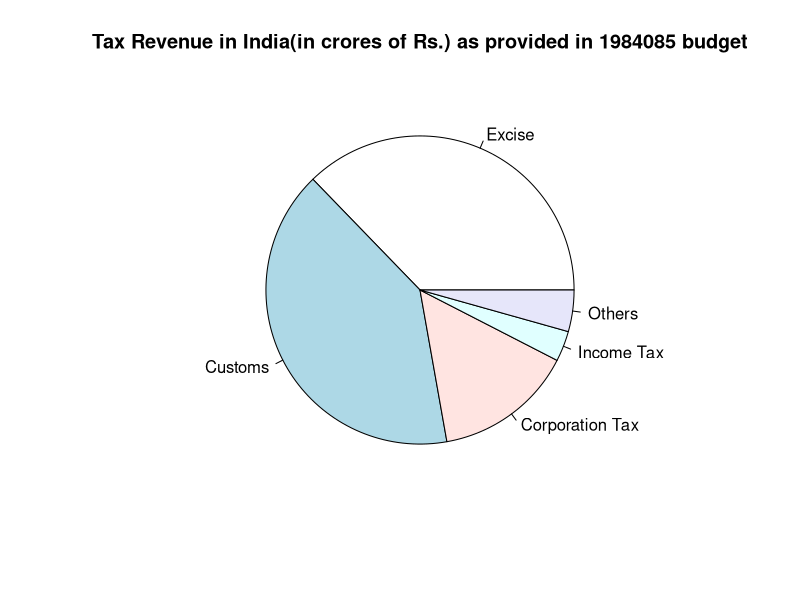

R code for this plot:
annual_sales=c(6526,7108,2568,560,763)
labels=c("Excise","Customs","Corporation Tax","Income Tax","Others")
pie(annual_sales,labels, main = "Tax Revenue in India(in crores of Rs.) as provided in 1984085 budget",)
       
        


